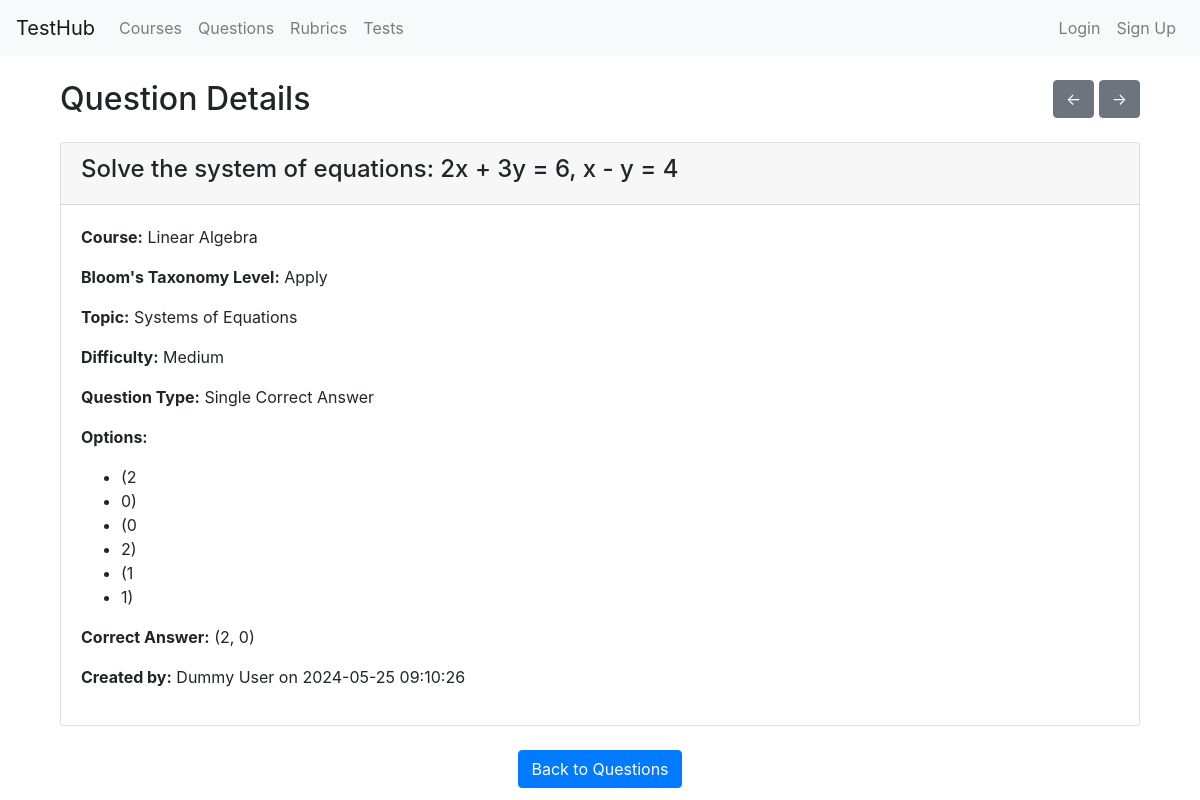
/questions/view/2, run on an earlier commit of the app's database.
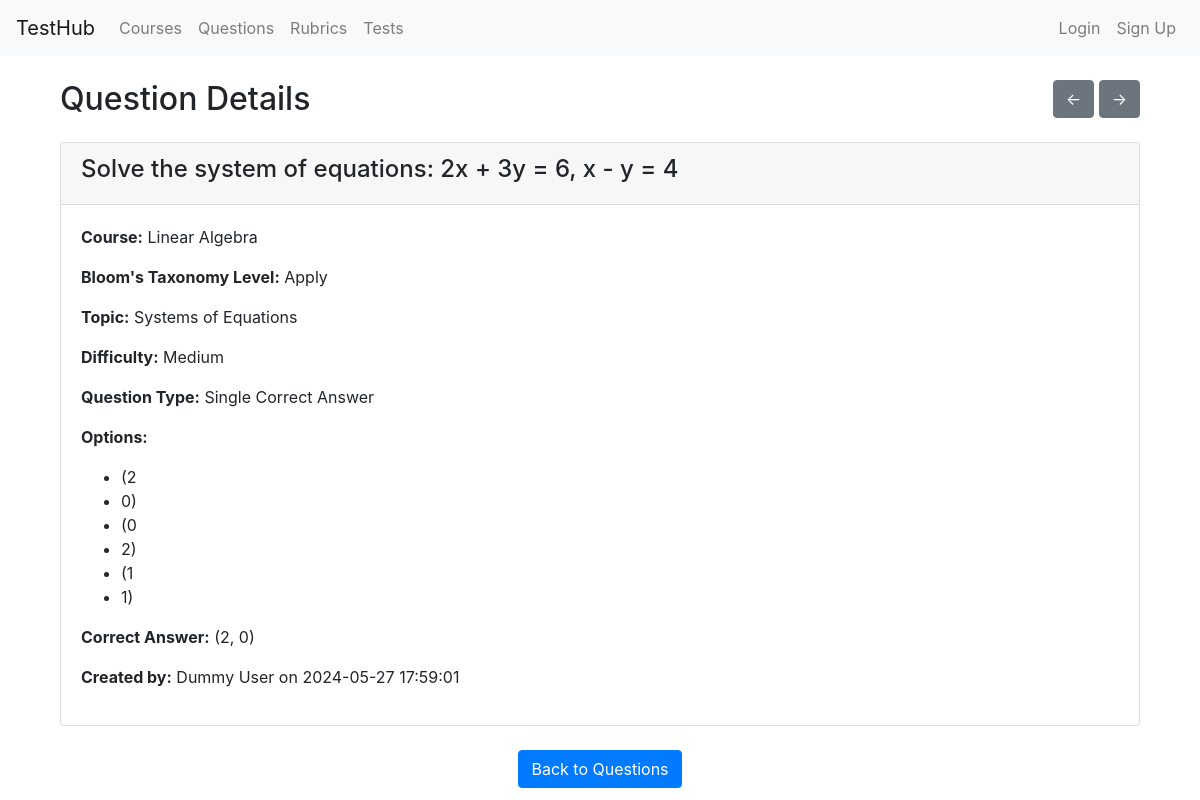
And on a later commit of the database.
### models.py (models this page shows, shortened)
class Question(db.Model):
    id = db.Column(db.Integer, primary_key=True)
    content = db.Column(db.Text, nullable=False)
    course_id = db.Column(db.Integer, db.ForeignKey('course.id'), nullable=False)
    bloom_level = db.Column(db.String(50))
    topic = db.Column(db.String(100))
    difficulty = db.Column(db.String(50))
    question_type = db.Column(db.String(50))
    options = db.Column(db.Text)  # To store options for MCQs
    correct_answer = db.Column(db.Text)  # To store correct answer(s)
    pairs = db.Column(db.Text)  # To store pairs for matching questions
    essay_details = db.Column(db.Text)  # To store details for essay questions
    created_by = db.Column(db.String(100), nullable=False)
    created_at = db.Column(db.DateTime, nullable=False, default=datetime.utcnow)
    last_edited_by = db.Column(db.String(100), nullable=True)
    last_edited_at = db.Column(db.DateTime, nullable=True)
    course = db.relationship('Course', backref=db.backref('questions', lazy=True))

### routes/questions.py (the view)
@question_bp.route('/view/<int:question_id>', methods=['GET'])
def view_question(question_id):
    question = Question.query.get_or_404(question_id)
    course = Course.query.get(question.course_id)
    prev_question = Question.query.filter(Question.id < question_id).order_by(Question.id.desc()).first()
    next_question = Question.query.filter(Question.id > question_id).order_by(Question.id.asc()).first()
    return render_template('question_view.html', question=question, course=course, prev_question=prev_question, next_question=next_question)

### templates/question_view.html (shortened to what this page needs)
{% extends "base.html" %}
{% block content %}
<div class="container mt-4">
  <div class="d-flex justify-content-between align-items-center mb-4">
    <h2 class="mb-0">Question Details</h2>
    <div>
      {% if prev_question %}
        <a class="btn btn-secondary" href="{{ url_for('questions.view_question', question_id=prev_question.id) }}" role="button">&#8592;</a>
      {% endif %}
      {% if next_question %}
        <a class="btn btn-secondary" href="{{ url_for('questions.view_question', question_id=next_question.id) }}" role="button">&#8594;</a>
      {% endif %}
    </div>
  </div>
  <div class="card">
    <div class="card-header">
      <h4>{{ question.content }}</h4>
    </div>
    <div class="card-body">
      <p><strong>Course:</strong> {{ course.name }}</p>
      <p><strong>Bloom's Taxonomy Level:</strong> {{ question.bloom_level }}</p>
      <p><strong>Topic:</strong> {{ question.topic }}</p>
      <p><strong>Difficulty:</strong> {{ question.difficulty }}</p>
      <p><strong>Question Type:</strong> {{ question.question_type }}</p>
      {% if question.question_type in ['Single Correct Answer', 'Multiple Correct Answers'] %}
        <p><strong>Options:</strong></p>
        <ul>
          {% for option in question.options.split(',') %}
          <li>{{ option }}</li>
          {% endfor %}
        </ul>
        <p><strong>Correct Answer:</strong> {{ question.correct_answer }}</p>
      {% elif question.question_type == 'True/False' %}
        <p><strong>Correct Answer:</strong> {{ question.correct_answer }}</p>
      {% elif question.question_type == 'Fill in the Blank' %}
        <p><strong>Correct Answer:</strong> {{ question.correct_answer }}</p>
      {% elif question.question_type == 'Short Answer' %}
        <p><strong>Correct Answer:</strong> {{ question.correct_answer }}</p>
      {% elif question.question_type == 'Essay' %}
        <p><strong>Essay Details:</strong> {{ question.essay_details }}</p>
      {% endif %}
      <p><strong>Created by:</strong> {{ question.created_by }} on {{ question.created_at.strftime('%Y-%m-%d %H:%M:%S') }}</p>
    </div>
  </div>
  <div class="text-center mt-4">
    <a class="btn btn-primary" href="{{ url_for('questions.list_questions') }}" role="button">Back to Questions</a>
  </div>
</div>
{% endblock %}

What changed in the data, as far as the page shows it:
changed Question "Solve the system of equations: 2x + 3y = 6, x - y = 4": created_at "2024-05-25 09:10:26" → "2024-05-27 17:59:01"
